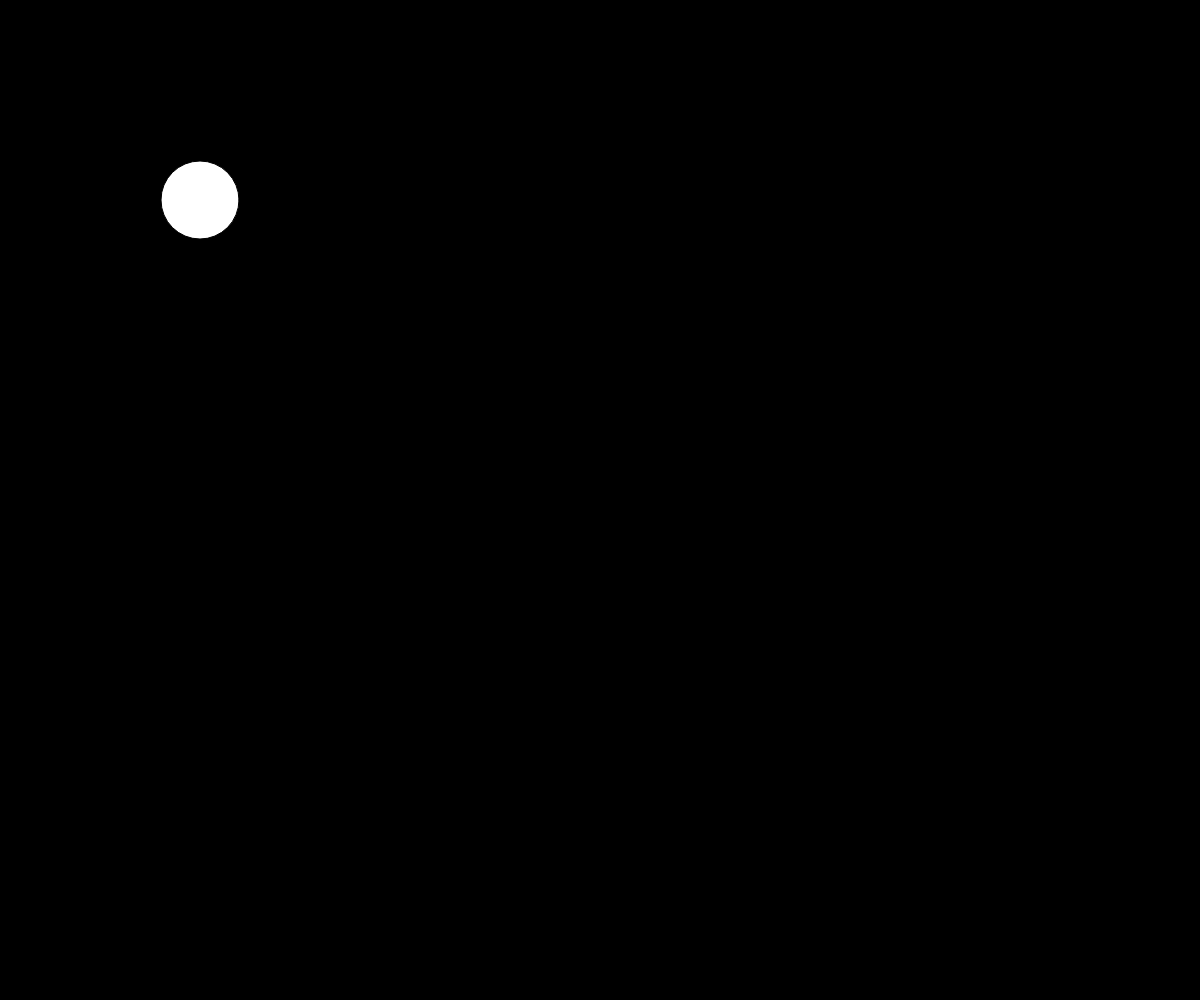
Frame 1 (no input)
Frame 60 (no input): identical to frame 1, image omitted
Frame 120 (the mouse pressed at the canvas centre since frame 60): identical to frame 1, image omitted

The p5.js sketch that drew this single still picture (run headless with seeded random() and noise() and a simulated clock; from frame 60 on, the mouse is pressed at the canvas centre):

// p5.js sketch
// ── sketch.js
let nums = [100,25,78,14];


function setup() {
  createCanvas(windowWidth, windowHeight);
}

function draw() {
  background(0);

  ellipse(200,200,nums[2],nums[2]);
}
